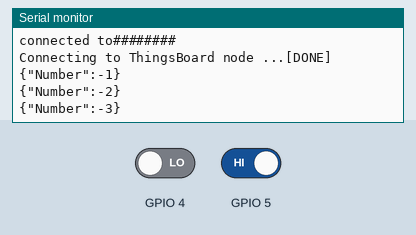
This sketch was run on a simulated ESP8266 (NodeMCU). Parts: the last lines printed to the serial monitor. The test bench sets the inputs (shaded band); at power-on: GPIO 5 HIGH, GPIO 4 LOW. WiFi joins after 1.5 s; servers stay silent unless stated; no MQTT or app messages arrive unless stated.

Above: at 2.8 s.
2.9 s: GPIO 5 driven LOW
At 4.3 s:
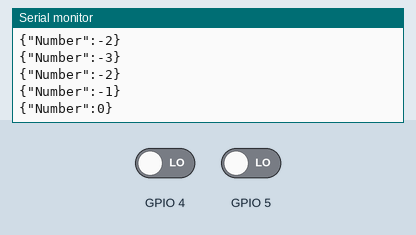
4.4 s: GPIO 5 driven HIGH
At 6.6 s:
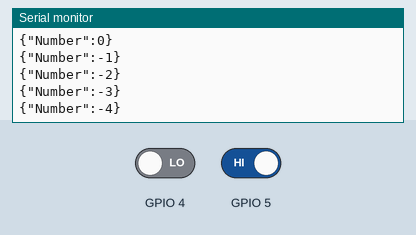
Timing chart, 0 to 8.1 s (numbered marks = the images above; inputs shaded):
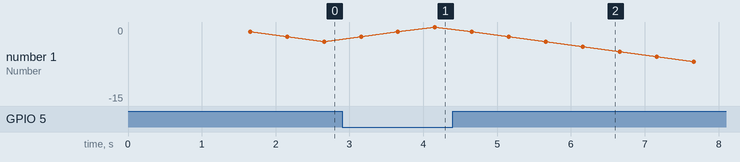

Measured:
- after the input at 2.9 s, the serial monitor: prints a new line after 1.3 s (image 1)
- after the input at 4.4 s, the serial monitor: prints a new line after 1.8 s (image 2)
- plotted number 1: -3 → 0 after the input at 2.9 s, 0 → -15 after the input at 4.4 s

The sketch:

networking_sim.ino
```cpp
#include <ESP8266WiFi.h>
#include <PubSubClient.h>

const char* ssid = "########"; // your wifi SSID
const char* password = "########"; // your wifi password

#define TOKEN "0ltoOWWpxAltNsyXWQpA" // thinksboard TOKEN (https://demo.thingsboard.io/dashboard/31615a60-f9c5-11ec-b8bd-8161cb0d156d?publicId=02100d50-f9c6-11ec-b8bd-8161cb0d156d)

int number;

char ThingsboardHost[] = "demo.thingsboard.io";
WiFiClient wifiClient;
PubSubClient client(wifiClient);
int status = WL_IDLE_STATUS;

void setup() {
  pinMode(5, INPUT); //+
  pinMode(4, INPUT); //-
  Serial.begin(115200);
  WiFi.begin(ssid, password);
  while (WiFi.status() != WL_CONNECTED) {
    delay(200);
    Serial.print(".");
  } Serial.println("");
  Serial.print("connected to");
  Serial.println(ssid);
  client.setServer(ThingsboardHost, 1883);
}

void loop() {
  if ( !client.connected() ) {
    reconnect();
  }
  if (digitalRead(5) == LOW) {
    number += 1;
    getAndSendData();
    delay(500);
  } else if (digitalRead(4) == LOW) {
    number -= 1;
    getAndSendData();
    delay(500);
  }
}

void getAndSendData() { // Prepare a JSON payload string
  String payload = "{";
  payload += "\"Number\":";
  payload += number;
  /*payload += ",";
  payload += "\"Temperature\":";
  payload += 25;*/
  payload += "}";
  char attributes[1000];
  payload.toCharArray( attributes, 1000 );
  client.publish("v1/devices/me/telemetry", attributes);
  Serial.println(attributes);
}

void reconnect() { // Loop until we're reconnected
  while (!client.connected()) {
    status = WiFi.status();
    if ( status != WL_CONNECTED) {
      WiFi.begin(ssid, password);
      while (WiFi.status() != WL_CONNECTED) {
        delay(500);
        Serial.print(".");
      } Serial.println("Connected to AP");
    } Serial.print("Connecting to ThingsBoard node ..."); // Attempt to connect (clientId, username, password)
    if ( client.connect("Esp8266", TOKEN, NULL) ) {
      Serial.println( "[DONE]" );
    } else {
      Serial.print( "[FAILED] [ rc = " );
      Serial.println( " : retrying in 5 seconds]" );
      delay(500);
    }
  }
}
```
